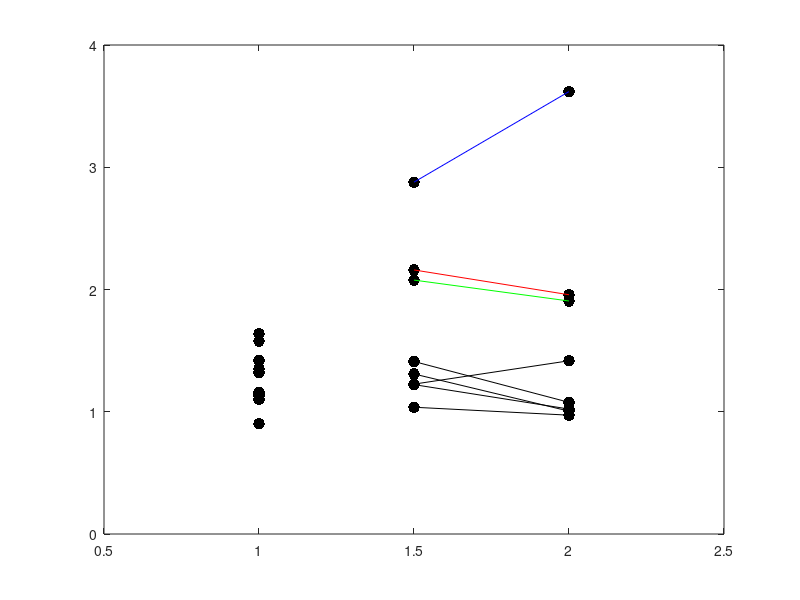
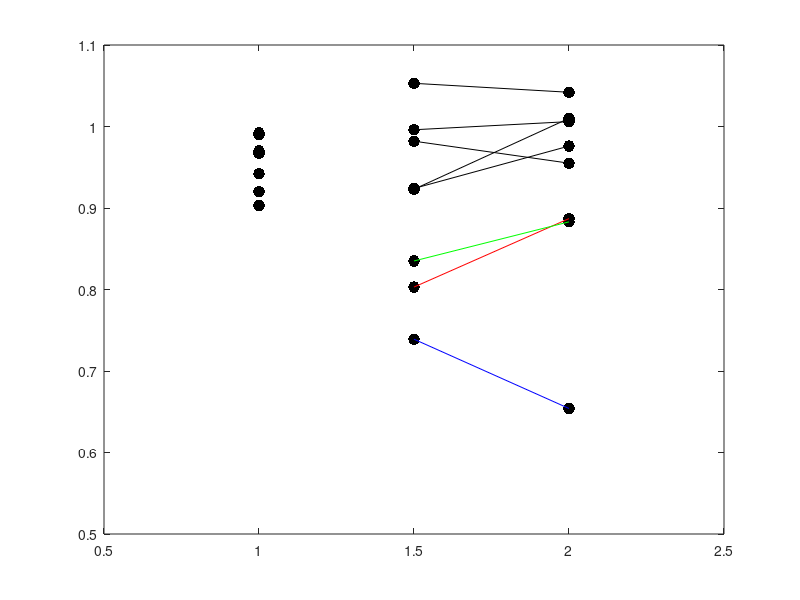
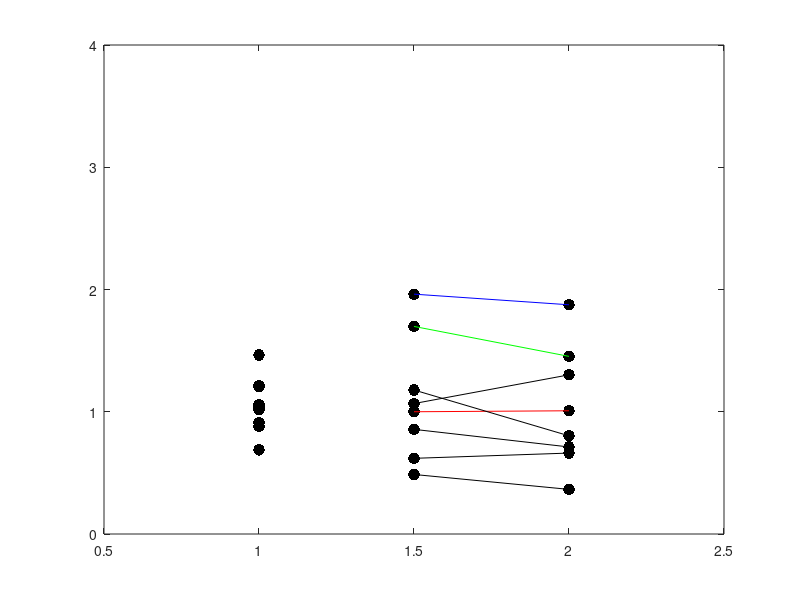
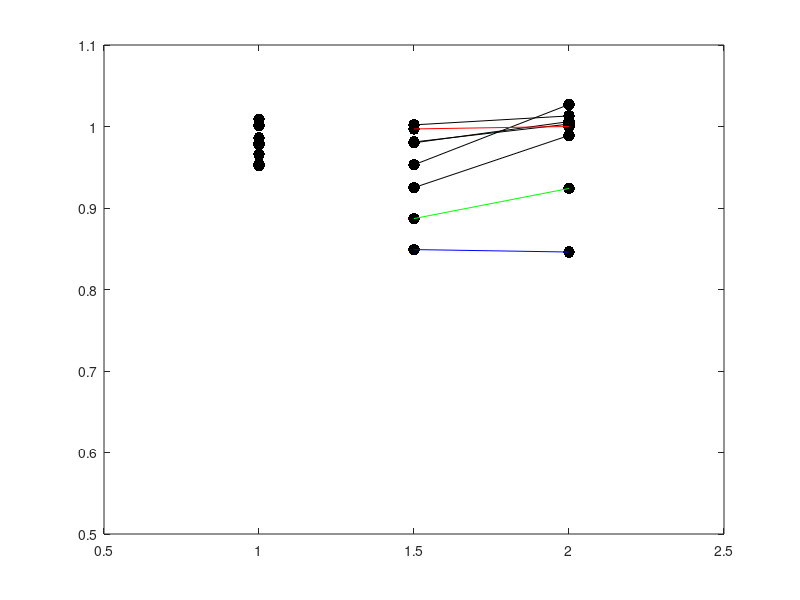

The MATLAB script that drew these images, in order:
function patient_plots()
%PATIENT_PLOTS Summary of this function goes here
%   Detailed explanation goes here

% COMPARISON PLOTS
% PRIMARY ERROR
% 
colz = [1 1 1 1 1 1 1 1 1 1.5 1.5 1.5 1.5 1.5 1.5 1.5 1.5 2 2 2 2 2 2 2 2];
valz = [1.132 1.351 1.637 1.159 1.578 0.901 1.421 1.319 1.101 1.309 1.037 1.411 1.226 2.160 1.222 2.077 2.878 1.005 0.972 1.077 1.417 1.957 1.022 1.906 3.619];
p1 = [1.309	1.005];
p2 = [1.037	0.972];
p3 = [1.411	1.077];
p4 = [1.226	1.417];
p5 = [2.160	1.957];
p6 = [1.222	1.022];
p7 = [2.077	1.906];
p8 = [2.878	3.619];
col2 = [1.5 2];

figure('Name','No break trials primary error','NumberTitle','off')
plot(colz,valz,'.k','MarkerSize',25);
hold all
plot(col2,p1,'k')
plot(col2,p2,'k')
plot(col2,p3,'k')
plot(col2,p4,'k')
plot(col2,p5,'r')
plot(col2,p6,'k')
plot(col2,p7,'g')
plot(col2,p8,'b')
axis([.5,2.5,.0,4])

% % PRIMARY GAIN

colz = [1 1 1 1 1 1 1 1 1 1.5 1.5 1.5 1.5 1.5 1.5 1.5 1.5 2 2 2 2 2 2 2 2];
valz = [0.970 0.970 0.903 0.942 0.967 0.990 0.920 0.968 0.992 1.053 0.996 0.982 0.923 0.803 0.924 0.835 0.739 1.042 1.006 0.955 1.010 0.887 0.976 0.883 0.654]

p1 = [1.053	1.042];
p2 = [0.996	1.006];
p3 = [0.982	0.955];
p4 = [0.923	1.010];
p5 = [0.803	0.887];
p6 = [0.924	0.976];
p7 = [0.835	0.883];
p8 = [0.739	0.654];
col2 = [1.5 2];

figure('Name','No break trials primary gain','NumberTitle','off')
plot(colz,valz,'.k','MarkerSize',25);
hold all
plot(col2,p1,'k')
plot(col2,p2,'k')
plot(col2,p3,'k')
plot(col2,p4,'k')
plot(col2,p5,'r')
plot(col2,p6,'k')
plot(col2,p7,'g')
plot(col2,p8,'b')
axis([.5,2.5,.5,1.1]) 

% % FINAL ERROR
% 
colz = [1 1 1 1 1 1 1 1 1 1.5 1.5 1.5 1.5 1.5 1.5 1.5 1.5 2 2 2 2 2 2 2 2];
valz = [0.880 1.034 1.204 0.910 1.464 0.688 1.058 1.214 1.017 0.487 0.856 0.619 1.067 1.000 1.178 1.698 1.962 0.365 0.712 0.662 1.302 1.008 0.803 1.453 1.875];

p1 = [0.487 0.365];
p2 = [0.856 0.712];
p3 = [0.619 0.662];
p4 = [1.067 1.302];
p5 = [1.000 1.008];
p6 = [1.178 0.803];
p7 = [1.698 1.453];
p8 = [1.962 1.875];
col2 = [1.5 2];

figure('Name','No break trials final error','NumberTitle','off')
plot(colz,valz,'.k','MarkerSize',25);
hold all
plot(col2,p1,'k')
plot(col2,p2,'k')
plot(col2,p3,'k')
plot(col2,p4,'k')
plot(col2,p5,'r')
plot(col2,p6,'k')
plot(col2,p7,'g')
plot(col2,p8,'b')
axis([.5,2.5,.0,4])

% % Final GAIN

colz = [1 1 1 1 1 1 1 1 1 1.5 1.5 1.5 1.5 1.5 1.5 1.5 1.5 2 2 2 2 2 2 2 2];
valz = [0.980 1.001 0.986 0.966 0.978 1.009 0.978 0.954 0.952 1.002 0.980 0.981 0.953 0.997 0.925 0.887 0.849 1.013 1.006 1.003 1.027 1.000 0.989 0.924 0.846];

p1 = [1.002 1.013];
p2 = [0.980 1.006];
p3 = [0.981 1.003];
p4 = [0.953 1.027];
p5 = [0.997 1.000];
p6 = [0.925 0.989];
p7 = [0.887 0.924];
p8 = [0.849 0.846];
col2 = [1.5 2];

figure('Name','No break trials final gain','NumberTitle','off')
plot(colz,valz,'.k','MarkerSize',25);
hold all
plot(col2,p1,'k')
plot(col2,p2,'k')
plot(col2,p3,'k')
plot(col2,p4,'k')
plot(col2,p5,'r')
plot(col2,p6,'k')
plot(col2,p7,'g')
plot(col2,p8,'b')
axis([.5,2.5,.5,1.1]) 
end

